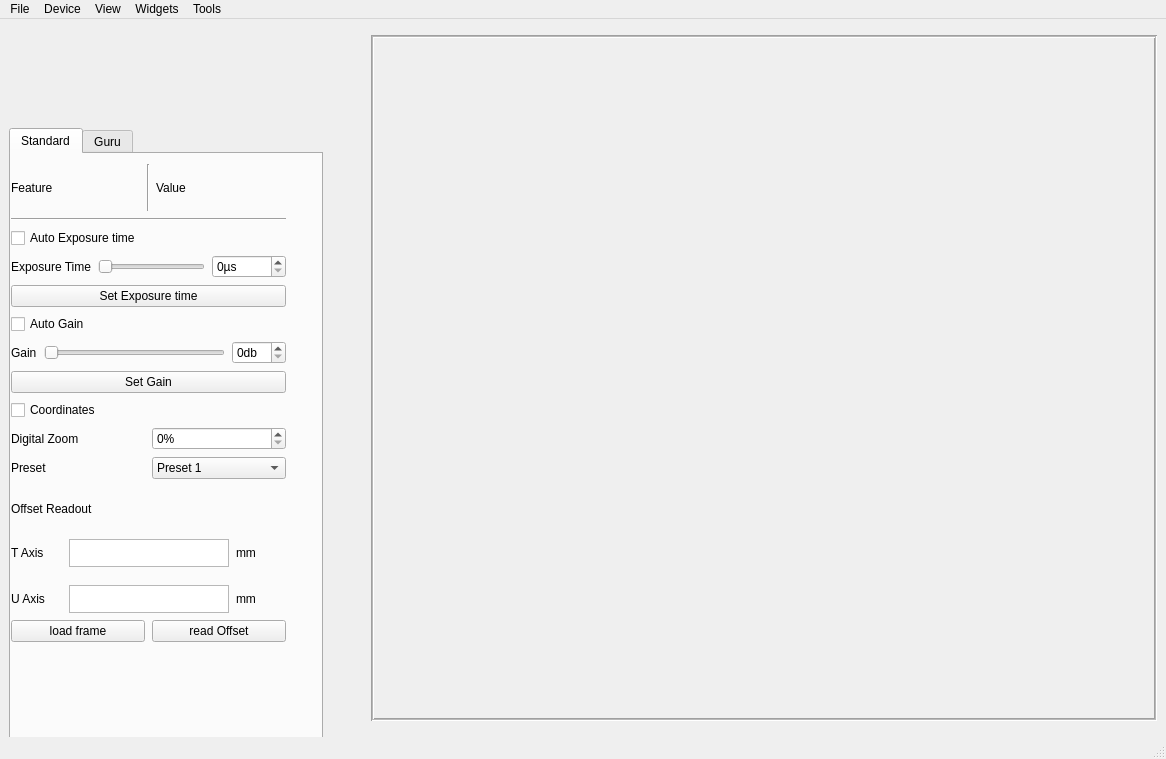
<?xml version="1.0" encoding="UTF-8"?>
<ui version="4.0">
 <class>MainWindow</class>
 <widget class="QMainWindow" name="MainWindow">
  <property name="geometry">
   <rect>
    <x>0</x>
    <y>0</y>
    <width>1166</width>
    <height>759</height>
   </rect>
  </property>
  <property name="windowTitle">
   <string>MainWindow</string>
  </property>
  <widget class="QWidget" name="centralwidget">
   <layout class="QGridLayout" name="gridLayout">
    <item row="0" column="0">
     <layout class="QHBoxLayout" name="horizontalLayout">
      <property name="sizeConstraint">
       <enum>QLayout::SetMinimumSize</enum>
      </property>
      <item>
       <widget class="QTabWidget" name="parameter_Box">
        <property name="enabled">
         <bool>true</bool>
        </property>
        <property name="minimumSize">
         <size>
          <width>300</width>
          <height>684</height>
         </size>
        </property>
        <property name="maximumSize">
         <size>
          <width>317</width>
          <height>500</height>
         </size>
        </property>
        <property name="autoFillBackground">
         <bool>false</bool>
        </property>
        <property name="currentIndex">
         <number>0</number>
        </property>
        <widget class="QWidget" name="Beginner_Parameter">
         <property name="minimumSize">
          <size>
           <width>400</width>
           <height>1000</height>
          </size>
         </property>
         <property name="maximumSize">
          <size>
           <width>1000</width>
           <height>1000</height>
          </size>
         </property>
         <attribute name="title">
          <string>Standard</string>
         </attribute>
         <widget class="QWidget" name="verticalLayoutWidget_3">
          <property name="geometry">
           <rect>
            <x>0</x>
            <y>10</y>
            <width>275</width>
            <height>478</height>
           </rect>
          </property>
          <layout class="QVBoxLayout" name="verticalLayout_3" stretch="0,0,0,0,0,0,0,0,0,0,0,0,0,0,0">
           <property name="spacing">
            <number>7</number>
           </property>
           <property name="sizeConstraint">
            <enum>QLayout::SetDefaultConstraint</enum>
           </property>
           <property name="leftMargin">
            <number>0</number>
           </property>
           <property name="topMargin">
            <number>0</number>
           </property>
           <property name="rightMargin">
            <number>0</number>
           </property>
           <property name="bottomMargin">
            <number>0</number>
           </property>
           <item>
            <layout class="QHBoxLayout" name="horizontalLayout_6">
             <property name="spacing">
              <number>6</number>
             </property>
             <item>
              <widget class="QLabel" name="label_4">
               <property name="text">
                <string>Feature</string>
               </property>
              </widget>
             </item>
             <item>
              <widget class="Line" name="line_2">
               <property name="orientation">
                <enum>Qt::Vertical</enum>
               </property>
              </widget>
             </item>
             <item>
              <widget class="QLabel" name="label_5">
               <property name="text">
                <string>Value</string>
               </property>
              </widget>
             </item>
            </layout>
           </item>
           <item>
            <widget class="Line" name="line">
             <property name="orientation">
              <enum>Qt::Horizontal</enum>
             </property>
            </widget>
           </item>
           <item>
            <widget class="QCheckBox" name="checkBox_2">
             <property name="text">
              <string>Auto Exposure time</string>
             </property>
            </widget>
           </item>
           <item>
            <layout class="QHBoxLayout" name="horizontalLayout_3">
             <item>
              <widget class="QLabel" name="label">
               <property name="text">
                <string>Exposure Time</string>
               </property>
              </widget>
             </item>
             <item>
              <widget class="QSlider" name="Exposure_Time">
               <property name="acceptDrops">
                <bool>false</bool>
               </property>
               <property name="maximum">
                <number>40000</number>
               </property>
               <property name="orientation">
                <enum>Qt::Horizontal</enum>
               </property>
              </widget>
             </item>
             <item>
              <widget class="QSpinBox" name="Exposure_Box">
               <property name="suffix">
                <string>µs</string>
               </property>
               <property name="maximum">
                <number>40000</number>
               </property>
              </widget>
             </item>
            </layout>
           </item>
           <item>
            <widget class="QPushButton" name="SetExposure">
             <property name="text">
              <string>Set Exposure time</string>
             </property>
            </widget>
           </item>
           <item>
            <widget class="QCheckBox" name="checkBox_3">
             <property name="text">
              <string>Auto Gain</string>
             </property>
            </widget>
           </item>
           <item>
            <layout class="QHBoxLayout" name="horizontalLayout_4">
             <item>
              <widget class="QLabel" name="label_2">
               <property name="text">
                <string>Gain</string>
               </property>
              </widget>
             </item>
             <item>
              <widget class="QSlider" name="Gain">
               <property name="maximum">
                <number>10</number>
               </property>
               <property name="orientation">
                <enum>Qt::Horizontal</enum>
               </property>
              </widget>
             </item>
             <item>
              <widget class="QSpinBox" name="Gain_Box">
               <property name="suffix">
                <string>db</string>
               </property>
               <property name="maximum">
                <number>10</number>
               </property>
              </widget>
             </item>
            </layout>
           </item>
           <item>
            <widget class="QPushButton" name="SetGain">
             <property name="text">
              <string>Set Gain</string>
             </property>
            </widget>
           </item>
           <item>
            <widget class="QCheckBox" name="checkBox">
             <property name="text">
              <string>Coordinates</string>
             </property>
            </widget>
           </item>
           <item>
            <layout class="QHBoxLayout" name="horizontalLayout_7">
             <item>
              <widget class="QLabel" name="label_6">
               <property name="text">
                <string>Digital Zoom</string>
               </property>
              </widget>
             </item>
             <item>
              <widget class="QSpinBox" name="spinBox">
               <property name="autoFillBackground">
                <bool>false</bool>
               </property>
               <property name="suffix">
                <string>%</string>
               </property>
               <property name="maximum">
                <number>500</number>
               </property>
               <property name="singleStep">
                <number>10</number>
               </property>
              </widget>
             </item>
            </layout>
           </item>
           <item>
            <layout class="QHBoxLayout" name="horizontalLayout_2">
             <item>
              <widget class="QLabel" name="label_7">
               <property name="text">
                <string>Preset</string>
               </property>
              </widget>
             </item>
             <item>
              <widget class="QComboBox" name="comboBox">
               <item>
                <property name="text">
                 <string>Preset 1</string>
                </property>
               </item>
               <item>
                <property name="text">
                 <string>Preset 2</string>
                </property>
               </item>
               <item>
                <property name="text">
                 <string>Preset 180°</string>
                </property>
               </item>
               <item>
                <property name="text">
                 <string>Preset 0°</string>
                </property>
               </item>
               <item>
                <property name="text">
                 <string>Preset 90°</string>
                </property>
               </item>
              </widget>
             </item>
            </layout>
           </item>
           <item>
            <layout class="QHBoxLayout" name="horizontalLayout_10">
             <item>
              <widget class="QLabel" name="label_12">
               <property name="text">
                <string>Offset Readout</string>
               </property>
              </widget>
             </item>
            </layout>
           </item>
           <item>
            <layout class="QHBoxLayout" name="horizontalLayout_8">
             <property name="spacing">
              <number>7</number>
             </property>
             <property name="sizeConstraint">
              <enum>QLayout::SetMaximumSize</enum>
             </property>
             <property name="leftMargin">
              <number>0</number>
             </property>
             <property name="topMargin">
              <number>0</number>
             </property>
             <property name="rightMargin">
              <number>0</number>
             </property>
             <property name="bottomMargin">
              <number>11</number>
             </property>
             <item>
              <widget class="QLabel" name="label_8">
               <property name="text">
                <string>T Axis</string>
               </property>
              </widget>
             </item>
             <item>
              <widget class="QPlainTextEdit" name="plainTextEdit">
               <property name="sizePolicy">
                <sizepolicy hsizetype="MinimumExpanding" vsizetype="MinimumExpanding">
                 <horstretch>0</horstretch>
                 <verstretch>0</verstretch>
                </sizepolicy>
               </property>
               <property name="maximumSize">
                <size>
                 <width>160</width>
                 <height>28</height>
                </size>
               </property>
              </widget>
             </item>
             <item>
              <widget class="QLabel" name="label_9">
               <property name="text">
                <string>mm</string>
               </property>
              </widget>
             </item>
            </layout>
           </item>
           <item>
            <layout class="QHBoxLayout" name="horizontalLayout_9">
             <property name="sizeConstraint">
              <enum>QLayout::SetMaximumSize</enum>
             </property>
             <item>
              <widget class="QLabel" name="label_10">
               <property name="text">
                <string>U Axis</string>
               </property>
              </widget>
             </item>
             <item>
              <widget class="QPlainTextEdit" name="plainTextEdit_2">
               <property name="sizePolicy">
                <sizepolicy hsizetype="MinimumExpanding" vsizetype="MinimumExpanding">
                 <horstretch>0</horstretch>
                 <verstretch>0</verstretch>
                </sizepolicy>
               </property>
               <property name="maximumSize">
                <size>
                 <width>160</width>
                 <height>28</height>
                </size>
               </property>
              </widget>
             </item>
             <item>
              <widget class="QLabel" name="label_11">
               <property name="text">
                <string>mm</string>
               </property>
              </widget>
             </item>
            </layout>
           </item>
           <item>
            <layout class="QHBoxLayout" name="horizontalLayout_11">
             <item>
              <widget class="QPushButton" name="frame_loader">
               <property name="text">
                <string>load frame</string>
               </property>
              </widget>
             </item>
             <item>
              <widget class="QPushButton" name="Startbutton">
               <property name="text">
                <string>read Offset</string>
               </property>
              </widget>
             </item>
            </layout>
           </item>
          </layout>
         </widget>
        </widget>
        <widget class="QWidget" name="Parameter_BoxPage2">
         <attribute name="title">
          <string>Guru</string>
         </attribute>
         <widget class="QWidget" name="verticalLayoutWidget_2">
          <property name="geometry">
           <rect>
            <x>0</x>
            <y>0</y>
            <width>281</width>
            <height>102</height>
           </rect>
          </property>
          <layout class="QVBoxLayout" name="Gurulayout">
           <property name="spacing">
            <number>0</number>
           </property>
           <property name="sizeConstraint">
            <enum>QLayout::SetDefaultConstraint</enum>
           </property>
           <item>
            <widget class="QPushButton" name="signin">
             <property name="text">
              <string>Sign in</string>
             </property>
            </widget>
           </item>
           <item>
            <widget class="QLabel" name="FeatureList">
             <property name="text">
              <string>Feature List</string>
             </property>
            </widget>
           </item>
           <item>
            <widget class="QComboBox" name="FeatureBox">
             <property name="editable">
              <bool>false</bool>
             </property>
             <property name="currentIndex">
              <number>0</number>
             </property>
             <property name="maxVisibleItems">
              <number>20</number>
             </property>
             <item>
              <property name="text">
               <string>Choose Feature</string>
              </property>
             </item>
            </widget>
           </item>
           <item>
            <widget class="QPushButton" name="pushButton">
             <property name="text">
              <string>Feature set</string>
             </property>
            </widget>
           </item>
          </layout>
         </widget>
        </widget>
       </widget>
      </item>
     </layout>
    </item>
    <item row="0" column="1">
     <spacer name="horizontalSpacer">
      <property name="orientation">
       <enum>Qt::Horizontal</enum>
      </property>
      <property name="sizeType">
       <enum>QSizePolicy::MinimumExpanding</enum>
      </property>
      <property name="sizeHint" stdset="0">
       <size>
        <width>42</width>
        <height>20</height>
       </size>
      </property>
     </spacer>
    </item>
    <item row="0" column="2">
     <widget class="QLabel" name="VideoStream">
      <property name="minimumSize">
       <size>
        <width>786</width>
        <height>686</height>
       </size>
      </property>
      <property name="maximumSize">
       <size>
        <width>780</width>
        <height>689</height>
       </size>
      </property>
      <property name="cursor">
       <cursorShape>CrossCursor</cursorShape>
      </property>
      <property name="toolTip">
       <string>Video Frames from Camera</string>
      </property>
      <property name="statusTip">
       <string>Hello1</string>
      </property>
      <property name="whatsThis">
       <string>Hello2</string>
      </property>
      <property name="frameShape">
       <enum>QFrame::Box</enum>
      </property>
      <property name="frameShadow">
       <enum>QFrame::Sunken</enum>
      </property>
      <property name="lineWidth">
       <number>1</number>
      </property>
      <property name="midLineWidth">
       <number>1</number>
      </property>
      <property name="text">
       <string/>
      </property>
      <property name="pixmap">
       <pixmap>../../../../../../../../PycharmProjects/pythonProjectGui/main/20220113_000_Anwesend_2.jpg</pixmap>
      </property>
      <property name="scaledContents">
       <bool>false</bool>
      </property>
      <property name="alignment">
       <set>Qt::AlignLeading|Qt::AlignLeft|Qt::AlignTop</set>
      </property>
     </widget>
    </item>
   </layout>
  </widget>
  <widget class="QMenuBar" name="menubar">
   <property name="geometry">
    <rect>
     <x>0</x>
     <y>0</y>
     <width>1166</width>
     <height>26</height>
    </rect>
   </property>
   <widget class="QMenu" name="menuFile">
    <property name="title">
     <string>File</string>
    </property>
    <addaction name="actionNew"/>
    <addaction name="actionOpen"/>
    <addaction name="actionLoad_image"/>
    <addaction name="actionSave"/>
    <addaction name="actionSave_as"/>
    <addaction name="separator"/>
    <addaction name="actionSettings"/>
    <addaction name="separator"/>
    <addaction name="actionExit"/>
   </widget>
   <widget class="QMenu" name="menuDevice">
    <property name="title">
     <string>Device</string>
    </property>
   </widget>
   <widget class="QMenu" name="menuView">
    <property name="title">
     <string>View</string>
    </property>
   </widget>
   <widget class="QMenu" name="menuWidgets">
    <property name="title">
     <string>Widgets</string>
    </property>
   </widget>
   <widget class="QMenu" name="menuTools">
    <property name="title">
     <string>Tools</string>
    </property>
   </widget>
   <addaction name="menuFile"/>
   <addaction name="menuDevice"/>
   <addaction name="menuView"/>
   <addaction name="menuWidgets"/>
   <addaction name="menuTools"/>
  </widget>
  <widget class="QStatusBar" name="statusbar"/>
  <action name="actionNew">
   <property name="text">
    <string>New</string>
   </property>
  </action>
  <action name="actionOpen">
   <property name="text">
    <string>Open</string>
   </property>
  </action>
  <action name="actionLoad_image">
   <property name="text">
    <string>Load image</string>
   </property>
  </action>
  <action name="actionSave">
   <property name="text">
    <string>Save</string>
   </property>
  </action>
  <action name="actionSave_as">
   <property name="text">
    <string>Save as</string>
   </property>
  </action>
  <action name="actionSettings">
   <property name="text">
    <string>Settings</string>
   </property>
  </action>
  <action name="actionExit">
   <property name="text">
    <string>Exit</string>
   </property>
  </action>
 </widget>
 <resources/>
 <connections>
  <connection>
   <sender>Exposure_Time</sender>
   <signal>valueChanged(int)</signal>
   <receiver>Exposure_Box</receiver>
   <slot>setValue(int)</slot>
   <hints>
    <hint type="sourcelabel">
     <x>176</x>
     <y>99</y>
    </hint>
    <hint type="destinationlabel">
     <x>264</x>
     <y>99</y>
    </hint>
   </hints>
  </connection>
  <connection>
   <sender>Exposure_Box</sender>
   <signal>valueChanged(int)</signal>
   <receiver>Exposure_Time</receiver>
   <slot>setValue(int)</slot>
   <hints>
    <hint type="sourcelabel">
     <x>264</x>
     <y>99</y>
    </hint>
    <hint type="destinationlabel">
     <x>176</x>
     <y>99</y>
    </hint>
   </hints>
  </connection>
  <connection>
   <sender>Gain</sender>
   <signal>valueChanged(int)</signal>
   <receiver>Gain_Box</receiver>
   <slot>setValue(int)</slot>
   <hints>
    <hint type="sourcelabel">
     <x>230</x>
     <y>141</y>
    </hint>
    <hint type="destinationlabel">
     <x>291</x>
     <y>141</y>
    </hint>
   </hints>
  </connection>
  <connection>
   <sender>Gain_Box</sender>
   <signal>valueChanged(int)</signal>
   <receiver>Gain</receiver>
   <slot>setValue(int)</slot>
   <hints>
    <hint type="sourcelabel">
     <x>291</x>
     <y>141</y>
    </hint>
    <hint type="destinationlabel">
     <x>230</x>
     <y>141</y>
    </hint>
   </hints>
  </connection>
 </connections>
</ui>
